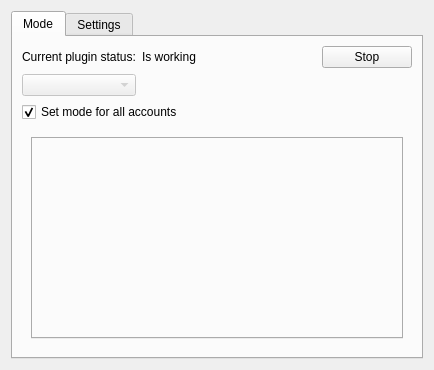
<?xml version="1.0" encoding="UTF-8"?>
<ui version="4.0">
 <class>NowPlayingSettings</class>
 <widget class="QWidget" name="NowPlayingSettings">
  <property name="windowModality">
   <enum>Qt::NonModal</enum>
  </property>
  <property name="geometry">
   <rect>
    <x>0</x>
    <y>0</y>
    <width>434</width>
    <height>370</height>
   </rect>
  </property>
  <property name="windowTitle">
   <string>Form</string>
  </property>
  <layout class="QGridLayout" name="gridLayout_4">
   <item row="0" column="0">
    <widget class="QTabWidget" name="settings">
     <property name="tabPosition">
      <enum>QTabWidget::North</enum>
     </property>
     <property name="tabShape">
      <enum>QTabWidget::Rounded</enum>
     </property>
     <property name="currentIndex">
      <number>0</number>
     </property>
     <property name="elideMode">
      <enum>Qt::ElideNone</enum>
     </property>
     <widget class="QWidget" name="tab_mode">
      <attribute name="title">
       <string>Mode</string>
      </attribute>
      <layout class="QGridLayout" name="gridLayout_5">
       <item row="0" column="0">
        <widget class="QLabel" name="label_2">
         <property name="text">
          <string>Current plugin status:</string>
         </property>
        </widget>
       </item>
       <item row="0" column="1" colspan="2">
        <widget class="QLabel" name="status_text">
         <property name="text">
          <string>Is working</string>
         </property>
        </widget>
       </item>
       <item row="0" column="3">
        <widget class="QPushButton" name="changeStatus">
         <property name="text">
          <string>Stop</string>
         </property>
        </widget>
       </item>
       <item row="1" column="0">
        <widget class="QComboBox" name="accounts">
         <property name="enabled">
          <bool>false</bool>
         </property>
        </widget>
       </item>
       <item row="1" column="2" colspan="2">
        <spacer name="horizontalSpacer">
         <property name="orientation">
          <enum>Qt::Horizontal</enum>
         </property>
         <property name="sizeHint" stdset="0">
          <size>
           <width>187</width>
           <height>20</height>
          </size>
         </property>
        </spacer>
       </item>
       <item row="2" column="0" colspan="2">
        <widget class="QCheckBox" name="forAllAccounts">
         <property name="text">
          <string>Set mode for all accounts</string>
         </property>
         <property name="checked">
          <bool>true</bool>
         </property>
        </widget>
       </item>
       <item row="3" column="0" colspan="4">
        <widget class="QStackedWidget" name="mode_settigs">
         <property name="enabled">
          <bool>true</bool>
         </property>
         <property name="currentIndex">
          <number>1</number>
         </property>
         <widget class="QWidget" name="no_accounts">
          <layout class="QGridLayout" name="gridLayout_8">
           <item row="0" column="0">
            <widget class="QLabel" name="label">
             <property name="text">
              <string>You have no Oscar, Jabber or MRIM accounts.</string>
             </property>
             <property name="alignment">
              <set>Qt::AlignHCenter|Qt::AlignTop</set>
             </property>
            </widget>
           </item>
          </layout>
         </widget>
         <widget class="QWidget" name="global">
          <layout class="QGridLayout" name="gridLayout_14">
           <item row="0" column="0">
            <widget class="QTabWidget" name="protocols">
             <property name="tabPosition">
              <enum>QTabWidget::West</enum>
             </property>
            </widget>
           </item>
          </layout>
         </widget>
        </widget>
       </item>
      </layout>
     </widget>
     <widget class="QWidget" name="tab_settings">
      <attribute name="title">
       <string>Settings</string>
      </attribute>
      <layout class="QGridLayout" name="tabSettingsLayout">
       <item row="0" column="0">
        <widget class="QLabel" name="label_3">
         <property name="text">
          <string>Music Player</string>
         </property>
        </widget>
       </item>
       <item row="0" column="1">
        <widget class="QComboBox" name="players">
         <property name="currentIndex">
          <number>-1</number>
         </property>
        </widget>
       </item>
       <item row="2" column="1">
        <spacer name="verticalSpacer_3">
         <property name="orientation">
          <enum>Qt::Vertical</enum>
         </property>
         <property name="sizeHint" stdset="0">
          <size>
           <width>232</width>
           <height>298</height>
          </size>
         </property>
        </spacer>
       </item>
       <item row="1" column="0" colspan="2">
        <widget class="QStackedWidget" name="playerSettings">
         <property name="currentIndex">
          <number>0</number>
         </property>
         <widget class="QWidget" name="emptyPage"/>
        </widget>
       </item>
      </layout>
     </widget>
    </widget>
   </item>
  </layout>
 </widget>
 <resources/>
 <connections>
  <connection>
   <sender>forAllAccounts</sender>
   <signal>toggled(bool)</signal>
   <receiver>accounts</receiver>
   <slot>setDisabled(bool)</slot>
   <hints>
    <hint type="sourcelabel">
     <x>145</x>
     <y>114</y>
    </hint>
    <hint type="destinationlabel">
     <x>129</x>
     <y>95</y>
    </hint>
   </hints>
  </connection>
 </connections>
</ui>
